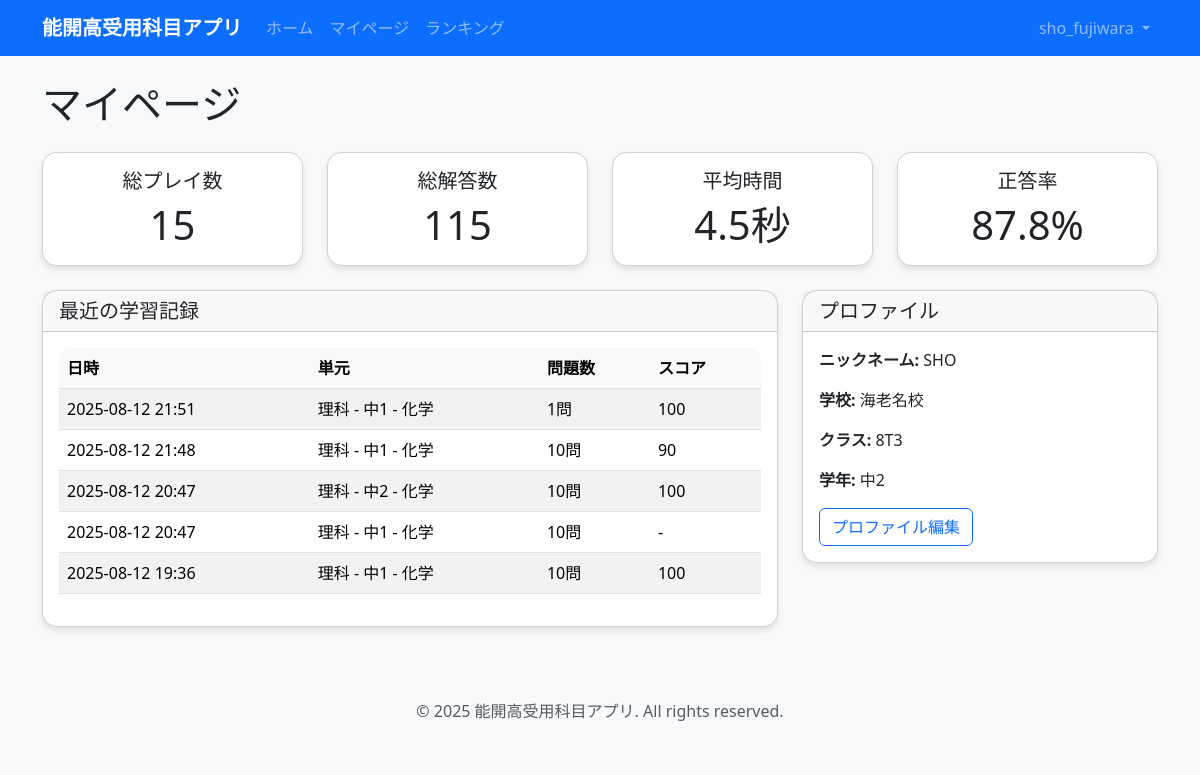
Before: /quiz/mypage/ (signed in) with the older database file.
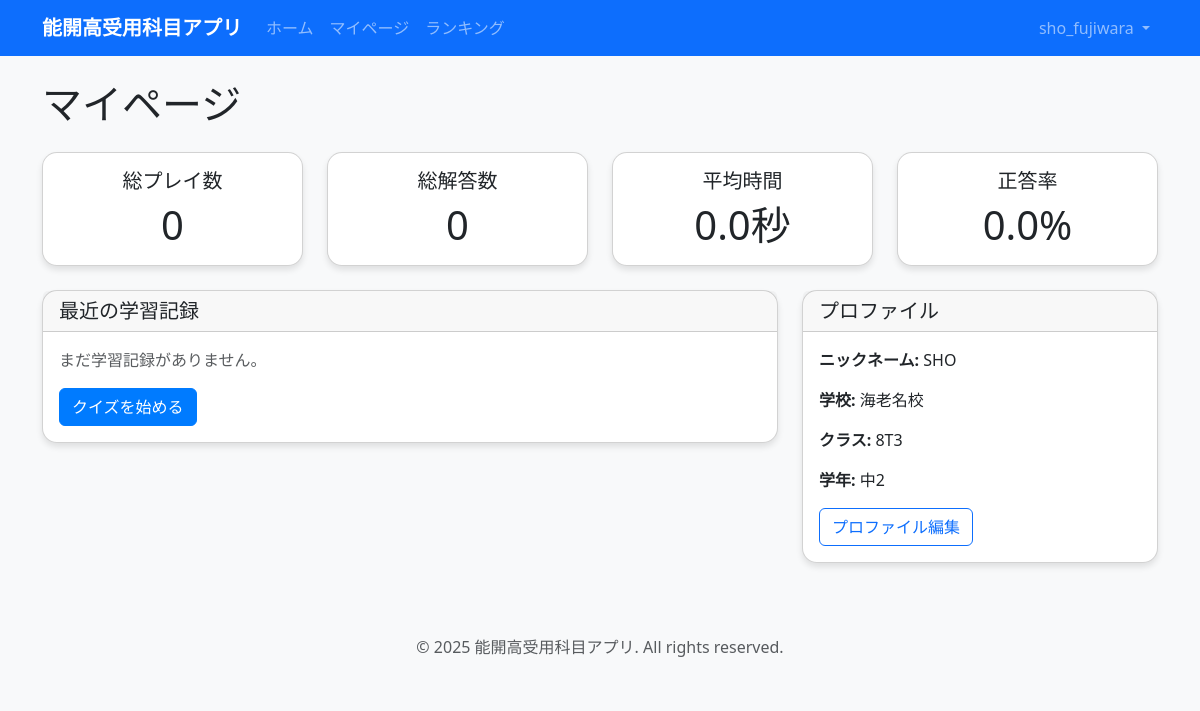
After: the same page with the newer database file.
### accounts/models.py (models this page shows, shortened)
class User(AbstractUser):
    class Role(models.TextChoices):
        STUDENT = 'student', '生徒'
        ADMIN = 'admin', '管理者'
    role = models.CharField(
        max_length=10,
        choices=Role.choices,
        default=Role.STUDENT,
        verbose_name='役割'
    )
    email = models.EmailField(blank=True, verbose_name='メールアドレス')
    class Meta:
        verbose_name = 'ユーザー'
        verbose_name_plural = 'ユーザー'

class StudentProfile(models.Model):
    user = models.OneToOneField(
        User,
        on_delete=models.CASCADE,
        related_name='student_profile',
        verbose_name='ユーザー'
    )
    member_id = models.CharField(
        max_length=8,
        unique=True,
        validators=[
            RegexValidator(
                regex=r'^\d{8}$',
                message='会員番号は8桁の数字で入力してください。'
            )
        ],
        verbose_name='会員番号'
    )
    prefecture = models.CharField(max_length=10, verbose_name='都道府県')
    school = models.CharField(max_length=100, verbose_name='所属校')
    class_name = models.CharField(max_length=50, verbose_name='クラス')
    nickname = models.CharField(max_length=50, verbose_name='ニックネーム')
    grade = models.CharField(max_length=10, verbose_name='学年')
    created_at = models.DateTimeField(auto_now_add=True, verbose_name='作成日時')
    updated_at = models.DateTimeField(auto_now=True, verbose_name='更新日時')
    class Meta:
        verbose_name = '生徒プロファイル'
        verbose_name_plural = '生徒プロファイル'

### quiz_app/models.py (models this page shows, shortened)
class QuizSession(models.Model):
    user = models.ForeignKey(
        User,
        on_delete=models.CASCADE,
        related_name='quiz_sessions',
        verbose_name='ユーザー'
    )
    unit = models.ForeignKey(
        Unit,
        on_delete=models.CASCADE,
        related_name='quiz_sessions',
        verbose_name='単元'
    )
    question_count = models.PositiveIntegerField(
        choices=[(10, '10問'), (20, '20問')],
        verbose_name='問題数'
    )
    started_at = models.DateTimeField(auto_now_add=True, verbose_name='開始時刻')
    finished_at = models.DateTimeField(null=True, blank=True, verbose_name='終了時刻')
    total_score = models.PositiveIntegerField(
        null=True,
        blank=True,
        verbose_name='総得点'
    )
    question_ids = models.JSONField(
        default=dict,
        blank=True,
        verbose_name='問題IDマッピング'
    )
    choice_mappings = models.JSONField(
        default=dict,
        blank=True,
        verbose_name='選択肢並べ替えマッピング'
    )
    class Meta:
        verbose_name = 'クイズセッション'
        verbose_name_plural = 'クイズセッション'

class Unit(models.Model):
    subject = models.ForeignKey(
        Subject,
        on_delete=models.CASCADE,
        related_name='units',
        verbose_name='教科'
    )
    grade_year = models.CharField(max_length=10, verbose_name='学年')
    category = models.CharField(max_length=50, verbose_name='カテゴリ')
    unit_key = models.CharField(
        max_length=100,
        unique=True,
        verbose_name='単元キー'
    )
    class Meta:
        verbose_name = '単元'
        verbose_name_plural = '単元'
        unique_together = ['subject', 'grade_year', 'category']
    def __str__(self):
        return f"{self.subject.label_ja} - {self.grade_year} - {self.category}"

class Subject(models.Model):
    class Code(models.TextChoices):
        SCIENCE = 'science', '理科'
        SOCIAL = 'social', '社会'
    code = models.CharField(
        max_length=10,
        choices=Code.choices,
        unique=True,
        verbose_name='教科コード'
    )
    label_ja = models.CharField(max_length=20, verbose_name='教科名')
    class Meta:
        verbose_name = '教科'
        verbose_name_plural = '教科'

### quiz_app/views.py (the view)
# urls.py: path('mypage/', views.MyPageView.as_view(), name='mypage'),
class MyPageView(LoginRequiredMixin, TemplateView):
    template_name = 'quiz_app/mypage.html'
    def get_context_data(self, **kwargs):
        context = super().get_context_data(**kwargs)
        user = self.request.user
        if user.role == 'student':
            sessions = QuizSession.objects.filter(user=user)
            attempts = QuizAttempt.objects.filter(session__user=user)
            context['total_sessions'] = sessions.count()
            context['total_attempts'] = attempts.count()
            context['total_time'] = attempts.aggregate(total=Avg('time_spent_sec'))['total'] or 0
            context['average_time_per_question'] = attempts.aggregate(avg=Avg('time_spent_sec'))['avg'] or 0
            context['correct_rate'] = (attempts.filter(is_correct=True).count() / attempts.count() * 100) if attempts.count() > 0 else 0
            context['recent_sessions'] = sessions.order_by('-started_at')[:5]
        return context

### templates/quiz_app/mypage.html (shortened to what this page needs)
{% extends 'base.html' %}
{% block content %}
<div class="row">
    <div class="col-12">
        <h1 class="mb-4">マイページ</h1>
    </div>
</div>
{% if user.role == 'student' %}
<div class="row">
    <div class="col-md-3 mb-4">
        <div class="card text-center">
            <div class="card-body">
                <h5 class="card-title">総プレイ数</h5>
                <p class="card-text display-6">{{ total_sessions|default:"0" }}</p>
            </div>
        </div>
    </div>
    <div class="col-md-3 mb-4">
        <div class="card text-center">
            <div class="card-body">
                <h5 class="card-title">総解答数</h5>
                <p class="card-text display-6">{{ total_attempts|default:"0" }}</p>
            </div>
        </div>
    </div>
    <div class="col-md-3 mb-4">
        <div class="card text-center">
            <div class="card-body">
                <h5 class="card-title">平均時間</h5>
                <p class="card-text display-6">{{ average_time_per_question|floatformat:1|default:"0" }}秒</p>
            </div>
        </div>
    </div>
    <div class="col-md-3 mb-4">
        <div class="card text-center">
            <div class="card-body">
                <h5 class="card-title">正答率</h5>
                <p class="card-text display-6">{{ correct_rate|floatformat:1|default:"0" }}%</p>
            </div>
        </div>
    </div>
</div>
<div class="row">
    <div class="col-md-8">
        <div class="card">
            <div class="card-header">
                <h5 class="mb-0">最近の学習記録</h5>
            </div>
            <div class="card-body">
                {% if recent_sessions %}
                    <div class="table-responsive">
                        <table class="table table-striped">
                            <thead>
                                <tr>
                                    <th>日時</th>
                                    <th>単元</th>
                                    <th>問題数</th>
                                    <th>スコア</th>
                                </tr>
                            </thead>
                            <tbody>
                                {% for session in recent_sessions %}
                                <tr>
                                    <td>{{ session.started_at|date:"Y-m-d H:i" }}</td>
                                    <td>{{ session.unit }}</td>
                                    <td>{{ session.question_count }}問</td>
                                    <td>{{ session.total_score|default:"-" }}</td>
                                </tr>
                                {% endfor %}
                            </tbody>
                        </table>
                    </div>
                {% else %}
                    <p class="text-muted">まだ学習記録がありません。</p>
                    <a href="{% url 'quiz_app:home' %}" class="btn btn-primary">クイズを始める</a>
                {% endif %}
            </div>
        </div>
    </div>
    <div class="col-md-4">
        <div class="card">
            <div class="card-header">
                <h5 class="mb-0">プロファイル</h5>
            </div>
            <div class="card-body">
                <p><strong>ニックネーム:</strong> {{ user.student_profile.nickname }}</p>
                <p><strong>学校:</strong> {{ user.student_profile.school }}</p>
                <p><strong>クラス:</strong> {{ user.student_profile.class_name }}</p>
                <p><strong>学年:</strong> {{ user.student_profile.grade }}</p>
                <a href="{% url 'quiz_app:profile_edit' %}" class="btn btn-outline-primary">プロファイル編集</a>
            </div>
        </div>
    </div>
</div>
{% endif %}
{% endblock %}

### templates/base.html (shortened to what this page needs)
{% load static %}
<!DOCTYPE html>
<html lang="ja">
<head>
    <link href="https://cdn.jsdelivr.net/npm/bootstrap@5.3.2/dist/css/bootstrap.min.css" rel="stylesheet">
    <link href="https://cdnjs.cloudflare.com/ajax/libs/font-awesome/6.0.0/css/all.min.css" rel="stylesheet">
    <link href="{% static 'css/style.css' %}" rel="stylesheet">
</head>
<body>
    <nav class="navbar navbar-expand-lg navbar-dark bg-primary">
        <div class="container">
            <a class="navbar-brand" href="{% url 'quiz_app:home' %}">
                能開高受用科目アプリ
            </a>
            <div class="collapse navbar-collapse" id="navbarNav">
                <ul class="navbar-nav me-auto">
                    <li class="nav-item">
                        <a class="nav-link" href="{% url 'quiz_app:home' %}">ホーム</a>
                    </li>
                    {% if user.is_authenticated %}
                        {% if user.role == 'student' %}
                            <li class="nav-item">
                                <a class="nav-link" href="{% url 'quiz_app:mypage' %}">マイページ</a>
                            </li>
                            <li class="nav-item">
                                <a class="nav-link" href="{% url 'quiz_app:ranking' %}">ランキング</a>
                            </li>
                        {% elif user.role == 'admin' %}
                            <li class="nav-item">
                                <a class="nav-link" href="{% url 'admin_panel:home' %}">管理画面</a>
                            </li>
                        {% endif %}
                    {% endif %}
                </ul>
                <ul class="navbar-nav">
                    {% if user.is_authenticated %}
                        <li class="nav-item dropdown">
                            <a class="nav-link dropdown-toggle" href="#" id="navbarDropdown" role="button" data-bs-toggle="dropdown" aria-expanded="false">
                                {{ user.username }}
                            </a>
                        </li>
                    {% endif %}
                </ul>
            </div>
        </div>
    </nav>
    <main class="container my-4">
        {% block content %}{% endblock %}
    </main>
    <footer class="bg-light py-4 mt-5">
        <div class="container text-center">
                         <p class="text-muted mb-0">&copy; 2025 能開高受用科目アプリ. All rights reserved.</p>
        </div>
    </footer>
</body>
</html>

### static/css/style.css (style rules this page uses)
body { background-color: #f8f9fa; }
.navbar-brand { font-weight: bold; }
.card { border-radius: 15px; box-shadow: 0 4px 6px rgba(0, 0, 0, 0.1); }
.btn-primary { background-color: #007bff; border-color: #007bff; }
footer { margin-top: auto; }

Changed rows visible on the page:
removed QuizSession: started_at "2025-08-12 21:51", unit "理科 - 中1 - 化学", question_count "1", total_score "100"
removed QuizSession: started_at "2025-08-12 21:48", unit "理科 - 中1 - 化学", question_count "10", total_score "90"
removed QuizSession: started_at "2025-08-12 20:47", unit "理科 - 中2 - 化学", question_count "10", total_score "100"
removed QuizSession: started_at "2025-08-12 20:47", unit "理科 - 中1 - 化学", question_count "10", total_score "-"
removed QuizSession: started_at "2025-08-12 19:36", unit "理科 - 中1 - 化学", question_count "10", total_score "100"
Other visible differences:
{{ total_sessions|default:"0" }}: "15" → "0"
{{ total_attempts|default:"0" }}: "115" → "0"
{{ average_time_per_question|floatformat:1|default:"0" }}: "4.5" → "0.0"
{{ correct_rate|floatformat:1|default:"0" }}: "87.8" → "0.0"
text no longer shown: "日時 単元 問題数 スコア"
text now shown: "まだ学習記録がありません。 クイズを始める"
